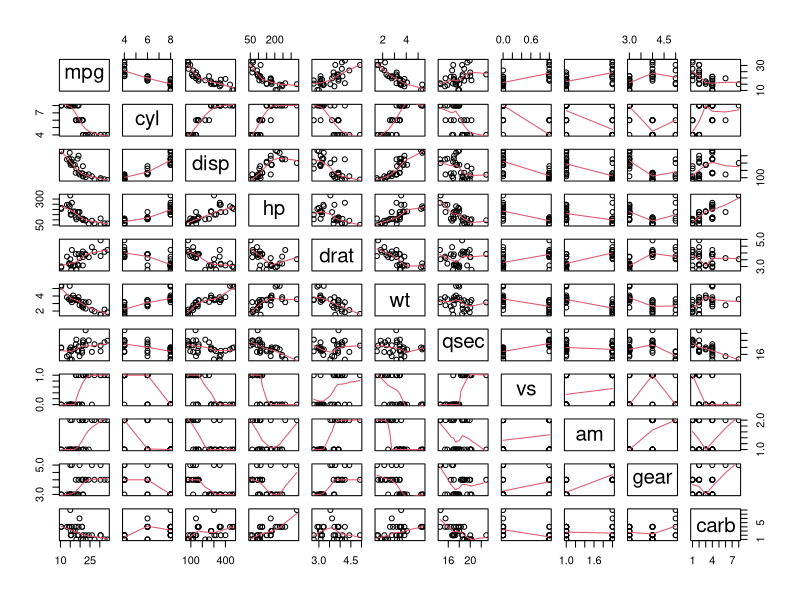
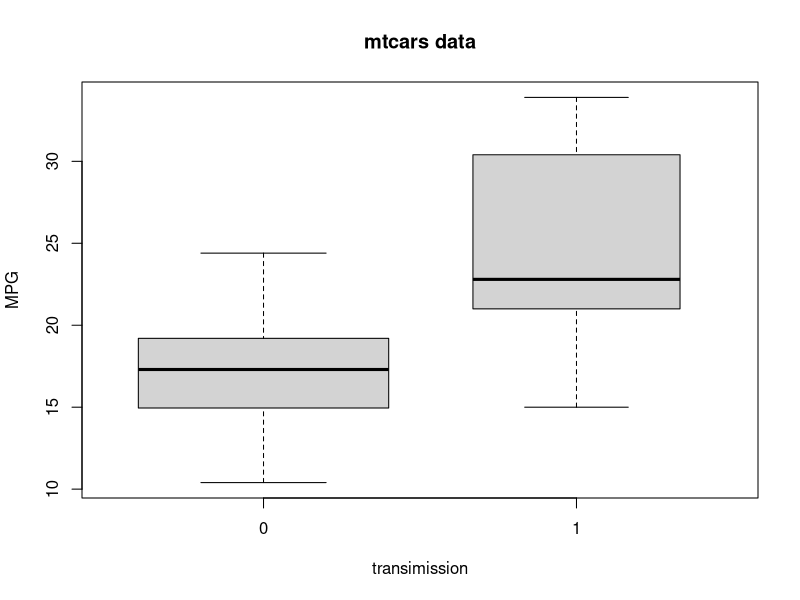

Write R code to recreate these figures, in order.
## ---- chunk 1
data(mtcars);
mtcars<-transform(mtcars, am=factor(am))

pairs(mtcars, panel = panel.smooth)

require(datasets);data(mtcars)
require(stats); require(graphics)
boxplot(mpg ~ am, data = mtcars,
        xlab = "transimission", ylab = "MPG",
        main = "mtcars data", varwidth = TRUE, col = "lightgray")

summary(lm(mpg~am-1, data=mtcars))$coef
